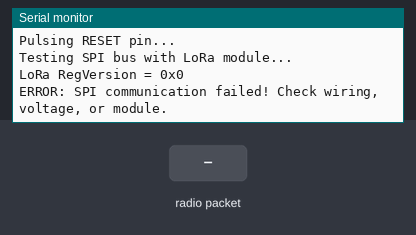
A program run on a simulated ESP32. Parts: the last lines printed to the serial monitor. The test bench sets the inputs (shaded band).

Above: at 1.5 s.
1.6 s: radio packet "1" arrives
At 2.1 s:
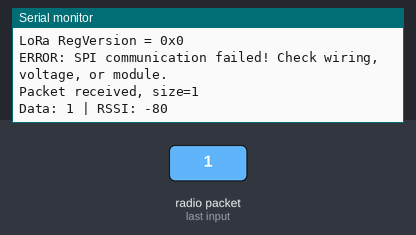
3.1 s: radio packet "0" arrives
At 4.3 s:
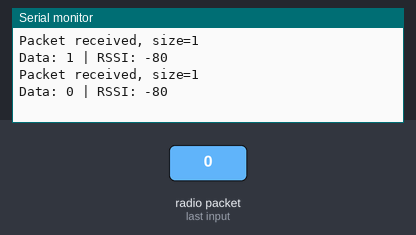
4.6 s: radio packet "2" arrives
At 5.8 s:
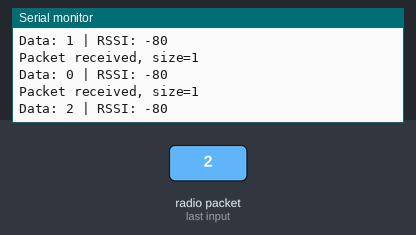

Measured:
- after the input at 1.6 s, the serial monitor: prints a new line at once (image 1)
- after the input at 3.1 s, the serial monitor: prints a new line at once (image 2)
- after the input at 4.6 s, the serial monitor: prints a new line at once (image 3)

The program:

main.cpp
```cpp
#include <SPI.h>
#include <LoRa.h>

// LoRa pins
#define SS   5
#define RST  14
#define DIO0 2

void setup() {
  Serial.begin(115200);
  delay(100);
  Serial.println("===== LoRa Receiver SPI Debug =====");

  // Check if SPI pins are set correctly
  Serial.println("Configuring LoRa pins...");
  Serial.print("SS="); Serial.println(SS);
  Serial.print("RST="); Serial.println(RST);
  Serial.print("DIO0="); Serial.println(DIO0);

  LoRa.setPins(SS, RST, DIO0);

  // Pulse RESET pin
  Serial.println("Pulsing RESET pin...");
  pinMode(RST, OUTPUT);
  digitalWrite(RST, LOW);
  delay(100);
  digitalWrite(RST, HIGH);
  delay(100);

  // Test SPI bus manually
  Serial.println("Testing SPI bus with LoRa module...");
  SPI.begin(); // Initialize SPI
  uint8_t version = 0;
  // Read LoRa version register (address 0x42 = RegVersion)
  digitalWrite(SS, LOW);
  SPI.transfer(0x42 & 0x7F); // read command
  version = SPI.transfer(0x00); // read value
  digitalWrite(SS, HIGH);

  Serial.print("LoRa RegVersion = 0x");
  Serial.println(version, HEX);

  if (version == 0x00 || version == 0xFF) {
    Serial.println("ERROR: SPI communication failed! Check wiring, voltage, or module.");
  } else {
    Serial.println("SPI communication OK. Trying LoRa.begin()...");
    if (!LoRa.begin(433E6)) {
      Serial.println("ERROR: LoRa.begin() failed!");
      Serial.println("Check wiring, module power, frequency, and SPI connections.");
      Serial.print("LoRa RegVersion read earlier: 0x"); Serial.println(version, HEX);
      while (1);
    } else {
      Serial.println("LoRa Receiver Started successfully!");
    }
  }
}

void loop() {
  int packetSize = LoRa.parsePacket();
  if (packetSize) {
    Serial.print("Packet received, size=");
    Serial.println(packetSize);
    Serial.print("Data: ");
    while (LoRa.available()) {
      Serial.print((char)LoRa.read());
    }
    Serial.print(" | RSSI: ");
    Serial.println(LoRa.packetRssi());
  }
  delay(100);
}
```
